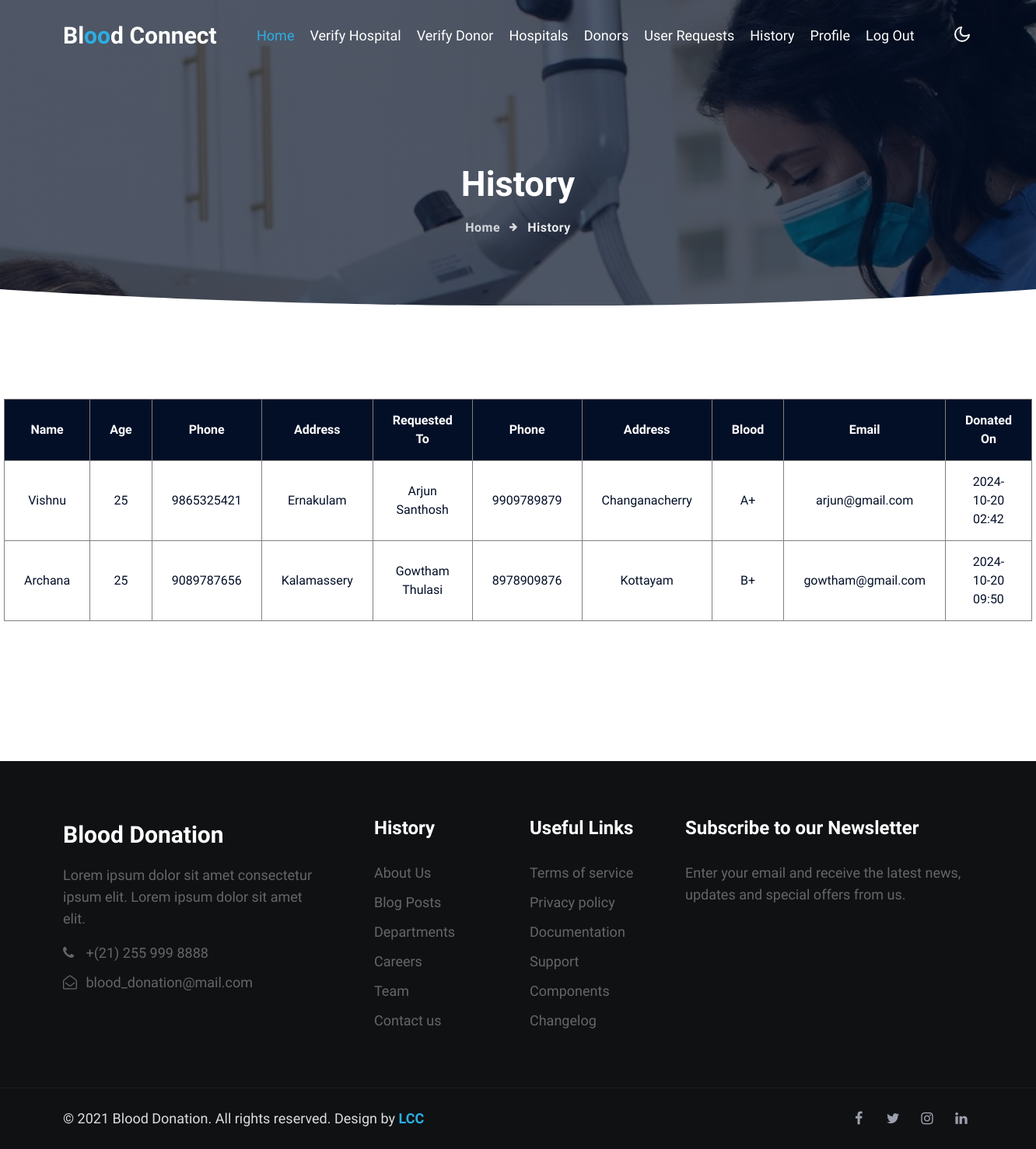
Screenshot of /ADMIN/History.php with the database file from the repository.
### tables this page shows
CREATE TABLE `user_blood_request` (
  `b_rqst_id` int(20) NOT NULL AUTO_INCREMENT,
  `u_id` varchar(50) DEFAULT NULL COMMENT 'user_id',
  `d_id` varchar(50) DEFAULT 'NOT_ASSIGNED' COMMENT 'donor_id',
  `blood` varchar(50) DEFAULT NULL,
  `status` varchar(50) DEFAULT 'PENDING',
  `last_donate` varchar(100) NOT NULL DEFAULT 'NOT UPDATED' COMMENT 'last donated date',
  PRIMARY KEY (`b_rqst_id`)
);

CREATE TABLE `user_reg` (
  `u_id` int(20) NOT NULL AUTO_INCREMENT,
  `u_name` varchar(100) DEFAULT NULL,
  `u_age` varchar(100) DEFAULT NULL,
  `u_address` varchar(100) DEFAULT NULL,
  `u_blood` varchar(100) DEFAULT NULL,
  `u_phone` varchar(100) DEFAULT NULL,
  `u_email` varchar(100) DEFAULT NULL,
  PRIMARY KEY (`u_id`)
);

CREATE TABLE `donor_reg` (
  `d_id` int(20) NOT NULL AUTO_INCREMENT,
  `d_name` varchar(100) DEFAULT NULL,
  `d_age` varchar(100) DEFAULT NULL,
  `d_address` varchar(100) DEFAULT NULL,
  `d_blood` varchar(100) DEFAULT NULL,
  `d_phone` varchar(100) DEFAULT NULL,
  `d_email` varchar(100) DEFAULT NULL,
  `d_diseases` varchar(100) DEFAULT NULL,
  `status` varchar(100) DEFAULT 'FREE',
  PRIMARY KEY (`d_id`)
);

### ADMIN/History.php (the view, shortened to what this page needs)
<?php
include('adminHeader.php');
?>
<div class="breadcrumb-bg w3l-inner-page-breadcrumb py-5">
    <div class="container pt-lg-5 pt-md-3 p-lg-4 pb-md-3 my-lg-3">
        <h2 class="title pt-5">History</h2>
        <ul class="breadcrumbs-custom-path mt-3 text-center">
            <li><a href="adminHome.php">Home</a></li>
            <li class="active"><span class="fa fa-arrow-right mx-2" aria-hidden="true"></span> History </li>
        </ul>
    </div>
</div>
<div class="position-relative">
    <div class="shape overflow-hidden">
    </div>
</div>
<div class="view-content">
    <?php
    $qry = "SELECT u.*, d.*, r.`last_donate` FROM `user_blood_request` r, `donor_reg` d, `user_reg` u WHERE r.`u_id` = u.`u_id` AND r.`d_id` = d.`d_id` AND r.`status` = 'DONATED'";
    $result = mysqli_query($conn, $qry);
    if ($result->num_rows > 0) {
    ?>
        <table>
            <tr>
                <th>Name</th>
                <th>Age</th>
                <th>Phone</th>
                <th>Address</th>
                <th>Requested To</th>
                <th>Phone</th>
                <th>Address</th>
                <th>Blood</th>
                <th>Email</th>
                <th>Donated On</th>
            </tr>
        <?php
        while ($row = mysqli_fetch_array($result)) {
            echo "
                <tr>
                    <td>" . $row['u_name'] . "</td>
                    <td>" . $row['u_age'] . "</td>
                    <td>" . $row['u_phone'] . "</td>
                    <td>" . $row['u_address'] . "</td>
                    <td>" . $row['d_name'] . "</td>
                    <td>" . $row['d_phone'] . "</td>
                    <td>" . $row['d_address'] . "</td>
                    <td>" . $row['d_blood'] . "</td>
                    <td>" . $row['d_email'] . "</td>
                    <td>" . $row['last_donate'] . "</td>
                </tr>";
        }
    } else {
        echo "<div class='no-data'><img class='no-data' src='../assets/images/no-data.png'><h5>No History</h5></div>";
    }
        ?>
        </table>
</div>
<?php
include('../Footer.php');
?>

### ADMIN/adminHeader.php (shortened to what this page needs)
<!doctype html>
<html lang="zxx">
<head>
    <link rel="stylesheet" href="../assets/css/style-starter.css">
</head>
<body>
    <div class="header-w3l">
        <header id="site-header" class="fixed-top">
            <div class="container">
                <nav class="navbar navbar-expand-lg stroke">
                    <a class="navbar-brand" href="adminHome.php">
                        Bl<span class="sub-logo">oo</span>d Connect</span>
                    </a>
                    <div class="collapse navbar-collapse" id="navbarTogglerDemo02">
                        <ul class="navbar-nav mx-lg-auto">
                            <li class="nav-item active">
                                <a class="nav-link" href="adminHome.php">Home</a>
                            </li>
                            <li class="nav-item">
                                <a class="nav-link" href="hospitalRequest.php">Verify Hospital</a>
                            </li>
                            <li class="nav-item">
                                <a class="nav-link" href="donorRequest.php">Verify Donor</a>
                            </li>
                            <li class="nav-item">
                                <a class="nav-link" href="viewHospital.php">Hospitals</a>
                            </li>
                            <li class="nav-item">
                                <a class="nav-link" href="viewDonor.php">Donors</a>
                            </li>
                            <li class="nav-item">
                                <a class="nav-link" href="userRequest.php">User Requests</a>
                            </li>
                            <li class="nav-item">
                                <a class="nav-link" href="History.php">History</a>
                            </li>
                            <li class="nav-item">
                                <a class="nav-link" href="adminprofile.php">Profile</a>
                            </li>
                            <li class="nav-item">
                                <a class="nav-link" href="logout.php">Log Out</a>
                            </li>
                        </ul>
                    </div>
                    <div class="mobile-position">
                        <nav class="navigation">
                            <div class="theme-switch-wrapper">
                                <label class="theme-switch" for="checkbox">
                                    <div class="mode-container">
                                        <i class="gg-moon"></i>
                                    </div>
                                </label>
                            </div>
                        </nav>
                    </div>
                </nav>
            </div>
        </header>
    </div>

### Footer.php (shortened to what this page needs)
<section class="w3l-footer-29-main">
  <div class="footer-29 py-5">
    <div class="container py-lg-4">
      <div class="row footer-top-29">
        <div class="col-lg-4 col-md-6 col-sm-7 footer-list-29 footer-1 pr-lg-5">
          <div class="footer-logo mb-3">
            <a class="navbar-brand" href="#">Blood Donation</a>
          </div>
          <p>Lorem ipsum dolor sit amet consectetur ipsum elit. Lorem ipsum dolor sit amet elit.</p>
          <ul class="mt-3">
            <li><a href="tel:+(21) 255 999 8888"><span class="fa fa-phone"></span> +(21) 255 999 8888</a></li>
            <li><a href="mailto:medick@mail.com" class="mail"><span class="fa fa-envelope-open-o"></span>
                blood_donation@mail.com</a></li>
          </ul>
        </div>
        <div class="col-lg-2 col-md-6 col-sm-5 col-6 footer-list-29 footer-2 mt-sm-0 mt-5">
          <ul>
            <h6 class="footer-title-29">History</h6>
            <li><a href="#">About Us</a></li>
            <li><a href="#"> Blog Posts</a></li>
            <li><a href="#">Departments</a></li>
            <li><a href="#"> Careers</a></li>
            <li><a href="#">Team</a></li>
            <li><a href="#">Contact us</a></li>
          </ul>
        </div>
        <div class="col-lg-2 col-md-6 col-sm-5 col-6 footer-list-29 footer-3 mt-lg-0 mt-5">
          <h6 class="footer-title-29">Useful Links</h6>
          <ul>
            <li><a href="#terms">Terms of service</a></li>
            <li><a href="#privacy"> Privacy policy</a></li>
            <li><a href="#doc"> Documentation</a></li>
            <li><a href="#support"> Support</a></li>
            <li><a href="#components"> Components</a></li>
            <li><a href="#changelog"> Changelog</a></li>
          </ul>
        </div>
        <div class="col-lg-4 col-md-6 col-sm-7 footer-list-29 footer-4 mt-lg-0 mt-5">
          <h6 class="footer-title-29">Subscribe to our Newsletter </h6>
          <p>Enter your email and receive the latest news, updates and special offers from us.</p>
        </div>
      </div>
    </div>
  </div>
</section>
<section class="w3l-copyright">
  <div class="container">
    <div class="row bottom-copies">
      <p class="col-lg-8 copy-footer-29">© 2021 Blood Donation. All rights reserved. Design by <a href="#">
          LCC</a></p>
      <div class="col-lg-4 main-social-footer-29">
        <a href="#facebook" class="facebook"><span class="fa fa-facebook"></span></a>
        <a href="#twitter" class="twitter"><span class="fa fa-twitter"></span></a>
        <a href="#instagram" class="instagram"><span class="fa fa-instagram"></span></a>
        <a href="#linkedin" class="linkedin"><span class="fa fa-linkedin"></span></a>
      </div>
    </div>
  </div>
</section>
</body>
</html>

### ADMIN/adminHeader.php (style rules this page uses)
body { background-color: white; }
.view-content table { border: 1px solid black; margin: 120px auto 180px; width: 80%; text-align: center; }
.view-content th { color: white; background-color: #030f27; padding: 20px 0; }
.view-content td { color: #030f27; }
.view-content th, td { border: 1px solid grey; border-collapse: collapse; padding: 15px 25px; }

### rows the page displays
user_blood_request: u.u_name "Vishnu", u.u_age "25", u.u_phone "9865325421", u.u_address "Ernakulam", d.d_name "Arjun Santhosh", d.d_phone "9909789879", d.d_address "Changanacherry", d.d_blood "A+", d.d_email "arjun@gmail.com", last_donate "2024-10-20 02:42"
user_blood_request: u.u_name "Archana", u.u_age "25", u.u_phone "9089787656", u.u_address "Kalamassery", d.d_name "Gowtham Thulasi", d.d_phone "8978909876", d.d_address "Kottayam", d.d_blood "B+", d.d_email "gowtham@gmail.com", last_donate "2024-10-20 09:50"
